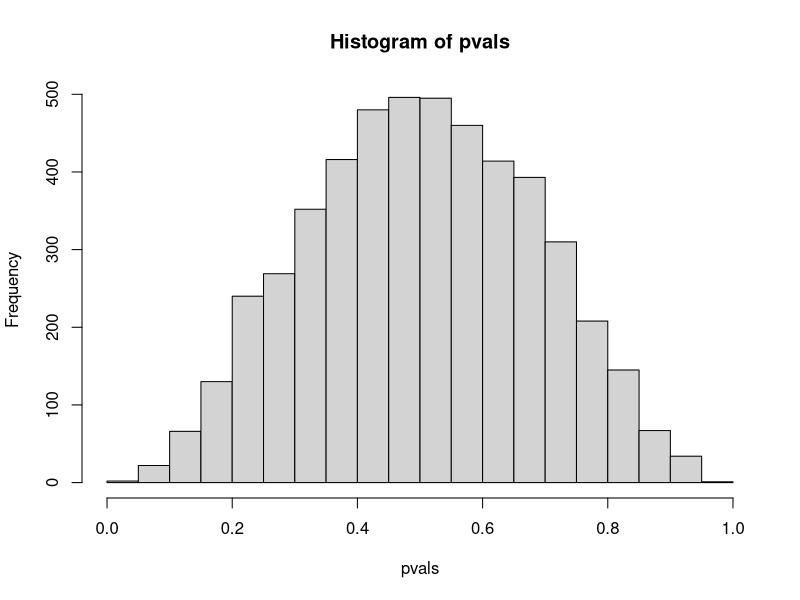
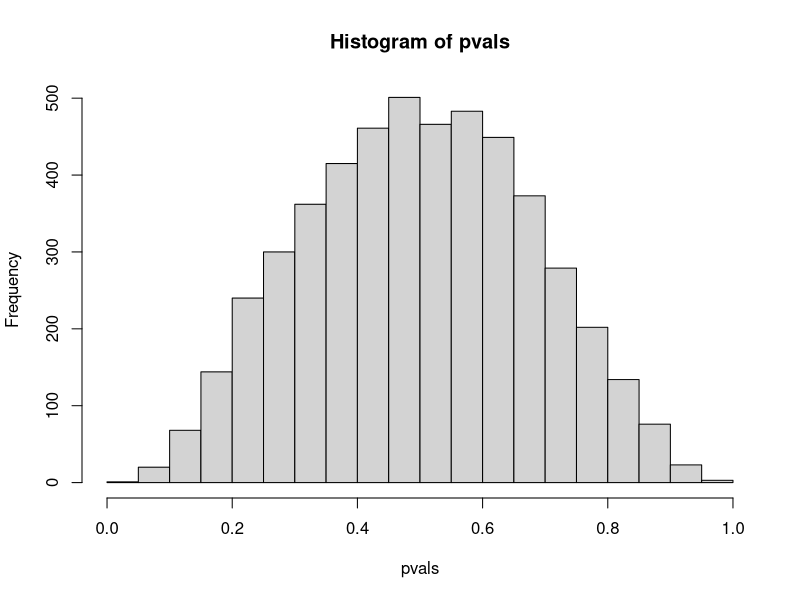
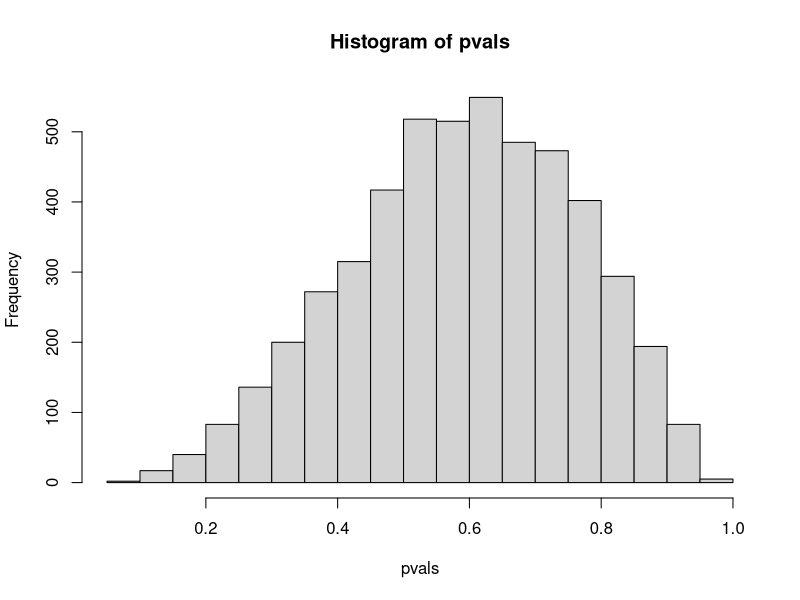
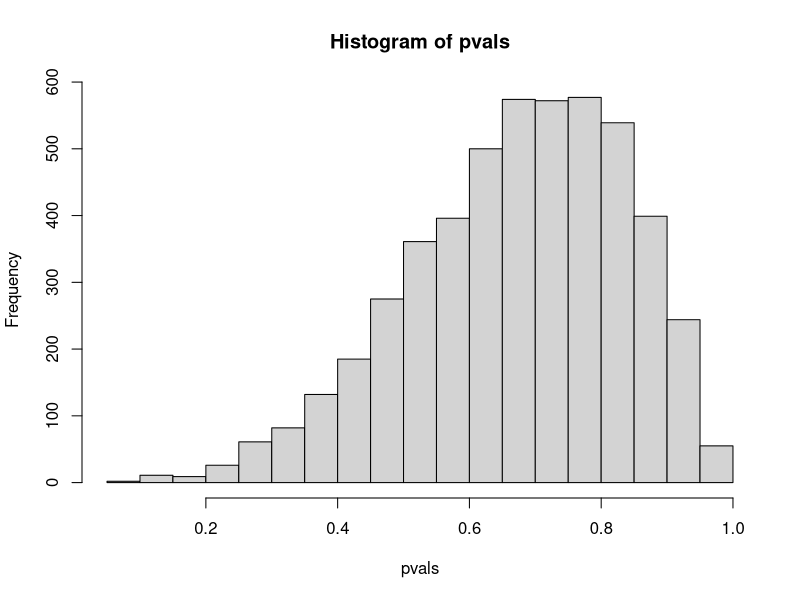
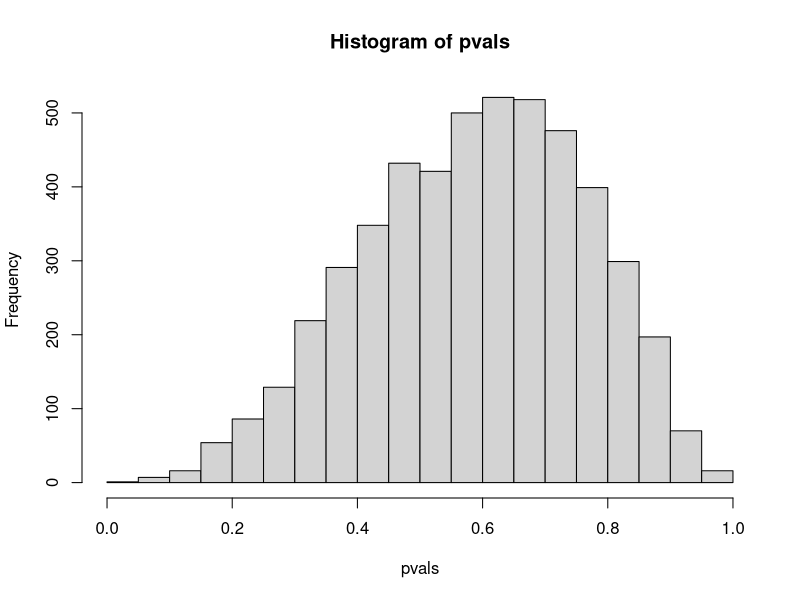

Generate these figures, in order, with R:
## ---- chunk 1
# Not in use
mu <- 0
sd <- 2
n <- 16
v <- rnorm(n, mu, sd)
v_mean <-mean(v)

C = (v_mean-mu)/(sd/sqrt(n))
p_value <- pnorm(C,mu,sd)
1-p_value
## ---- chunk 2
mu <- 0
sd <- 2
n <- 16
iterations <- 5000

# Simulate 5000 tests, each with 16 samples.
means <- rnorm(iterations, mu, sd/sqrt(n))

# Calculate the z-score for each simulation
Z = (means-mu)/(sd/sqrt(n))

pvals <- pnorm(Z,mu,sd)
pvals <- 1 - pvals
hist(pvals)
## ---- chunk 3

length(pvals[pvals<0.1])/iterations

## ---- chunk 4
mu <- 0
sd <- 2
n <- 32
iterations <- 5000

# Simulate 5000 tests, each with 32 samples.
means <- rnorm(iterations, mu, sd/sqrt(n))

# Calculate the z-score for each simulation
Z = (means-mu)/(sd/sqrt(n))

pvals <- pnorm(Z,mu,sd)
pvals <- 1 - pvals
hist(pvals)
## ---- chunk 5
mu <- 0.5
sd <- 2
n <- 16
iterations <- 5000

# Simulate 5000 tests, each with 16 samples.
means <- rnorm(iterations, mu, sd/sqrt(n))

# Calculate the z-score for each simulation
Z = (means-mu)/(sd/sqrt(n))

pvals <- pnorm(Z,mu,sd)
pvals <- 1 - pvals
hist(pvals)
## ---- chunk 6
mu <- 1
sd <- 2
n <- 16
iterations <- 5000

# Simulate 5000 tests, each with 16 samples.
means <- rnorm(iterations, mu, sd/sqrt(n))

# Calculate the z-score for each simulation
Z = (means-mu)/(sd/sqrt(n))

pvals <- pnorm(Z,mu,sd)
pvals <- 1 - pvals
hist(pvals)
## ---- chunk 7
mu <- 0.5
sd <- 2
n <- 32
iterations <- 5000

# Simulate 5000 tests, each with 16 samples.
means <- rnorm(iterations, mu, sd/sqrt(n))

# Calculate the z-score for each simulation
Z = (means-mu)/(sd/sqrt(n))

pvals <- pnorm(Z,mu,sd)
pvals <- 1 - pvals
hist(pvals)
